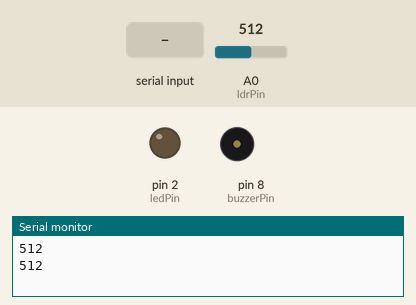
This sketch was run on a simulated Arduino Uno, built with avr-gcc and run on an emulated ATmega328P. Shown: output pins drawn as LEDs (lit = HIGH), buzzer (waves = sounding, pin HIGH), the last lines printed to the serial monitor. The inputs (shaded band) are chosen by the test bench; at power-on: A0 (ldrPin) = 512.

Above: at 1.2 s.
1.3 s: "1" received over Serial
At 2.5 s:
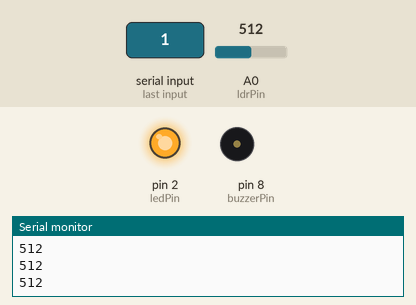
3.5 s: "3" received over Serial
At 5.2 s:
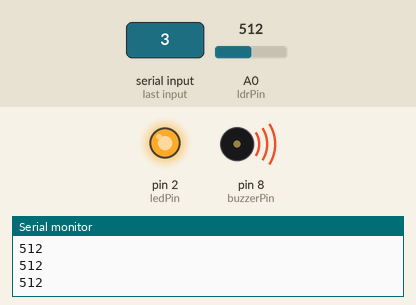
5.5 s: "0" received over Serial
At 6.8 s:
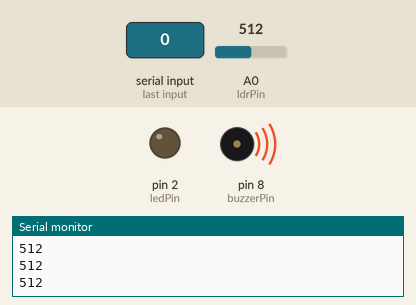
7.5 s: "2" received over Serial
At 8.3 s:
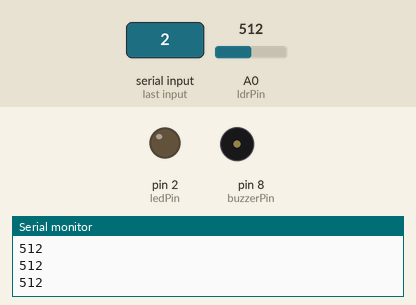
Timing chart, 0 to 10.5 s (numbered marks = the images above; inputs shaded):
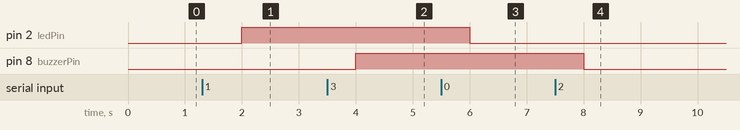

Measured:
- after the input at 1.3 s, pin 2 (ledPin): LOW → HIGH after 0.70 s
- after the input at 3.5 s, pin 8 (buzzerPin): LOW → HIGH after 0.50 s
- after the input at 5.5 s, pin 2 (ledPin): HIGH → LOW after 0.50 s
- after the input at 7.5 s, pin 8 (buzzerPin): HIGH → LOW after 0.50 s

The sketch:

taskLDR.ino
```cpp
/*
 * ----Task 2----
 *
 * LDR Sensorundan ölcülen deyeri Java programındakı max min limitlere göre
 * limit aşıldığında buzzer ile signal gönderib led'in aktiv edilmesi.
 * 1 --> Led'in aktiv edilmesi
 * 0 --> Led'in deaktiv edilmesi
 * 2 --> Buzzer'in aktiv edilmesi
 * 3 --> Buzzer'in deaktiv edilmesi
 */
const int ledPin = 2;     // Led'in giriş pini
const int ldrPin = A0;    // LDR işıq sensorunun digital pin girişi
const int buzzerPin = 8;  // Buzzer'in giriş pini
//Programda istifade olunan deyerlerin tanımlanması
int input=0,ldrValue=0;

void setup() {
  pinMode(buzzerPin, OUTPUT);
  pinMode(ledPin, OUTPUT);
  Serial.begin(9600);
}
//
void loop() {

  ldrValue = analogRead(ldrPin);
  input = Serial.read();
  Serial.println(ldrValue);
  if(input == '1') {
    digitalWrite(ledPin,HIGH);    //led ON
  }else if(input == '0') {
    digitalWrite(ledPin,LOW);     //led OFF
  } else if(input == '2'){
    digitalWrite(buzzerPin,LOW); //buzzer OFF
  }else if(input == '3'){
    digitalWrite(buzzerPin,HIGH);  //buzzer ON
  }
  delay(1000);
}
```
